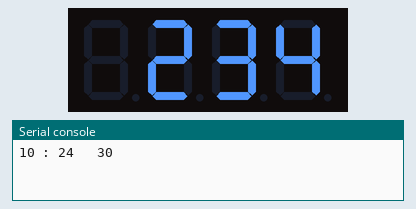
The program below on a simulated MicroPython board. Shown: 4-digit seven-segment display, the last lines printed to the serial console. The clock reads 2024-03-15 10:24:30 at power-on unless the program sets it; library files of the repository ran but are not shown: tm1637.py.

Above: at 0.1 s.
At 33.3 s:
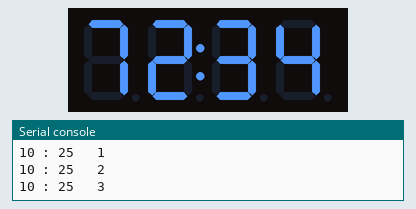

Measured:
- by itself, everything shown: repeats every 32.3 s, in 32 steps
- what the display in image 1 shows lasts 1.0 s, from 33.3 s to 34.3 s

The program:

05-display-hours-minutes-12.py
```python
# display hours and minutes on the TM1637 LED display
# make the colon go on and off every second
import tm1637
from machine import Pin
from utime import sleep, localtime
tm = tm1637.TM1637(clk=Pin(0), dio=Pin(1))

counter = 0
while True:
    now = localtime() # returns 8 inits for date and time
    hours = now[3]
    if hours > 12:
        hours = hours - 12
    minutes = now[4]
    seconds = now[5]
    print(hours, ":", minutes, ' ', seconds)
    # flash the colon on and off every second
    if (seconds % 2):
        tm.write([0x07, 0x5B | 128, 0x4F, 0x66])
    else:
        tm.write([0x00, 0x5B, 0x4F, 0x66])
    sleep(1)
```
